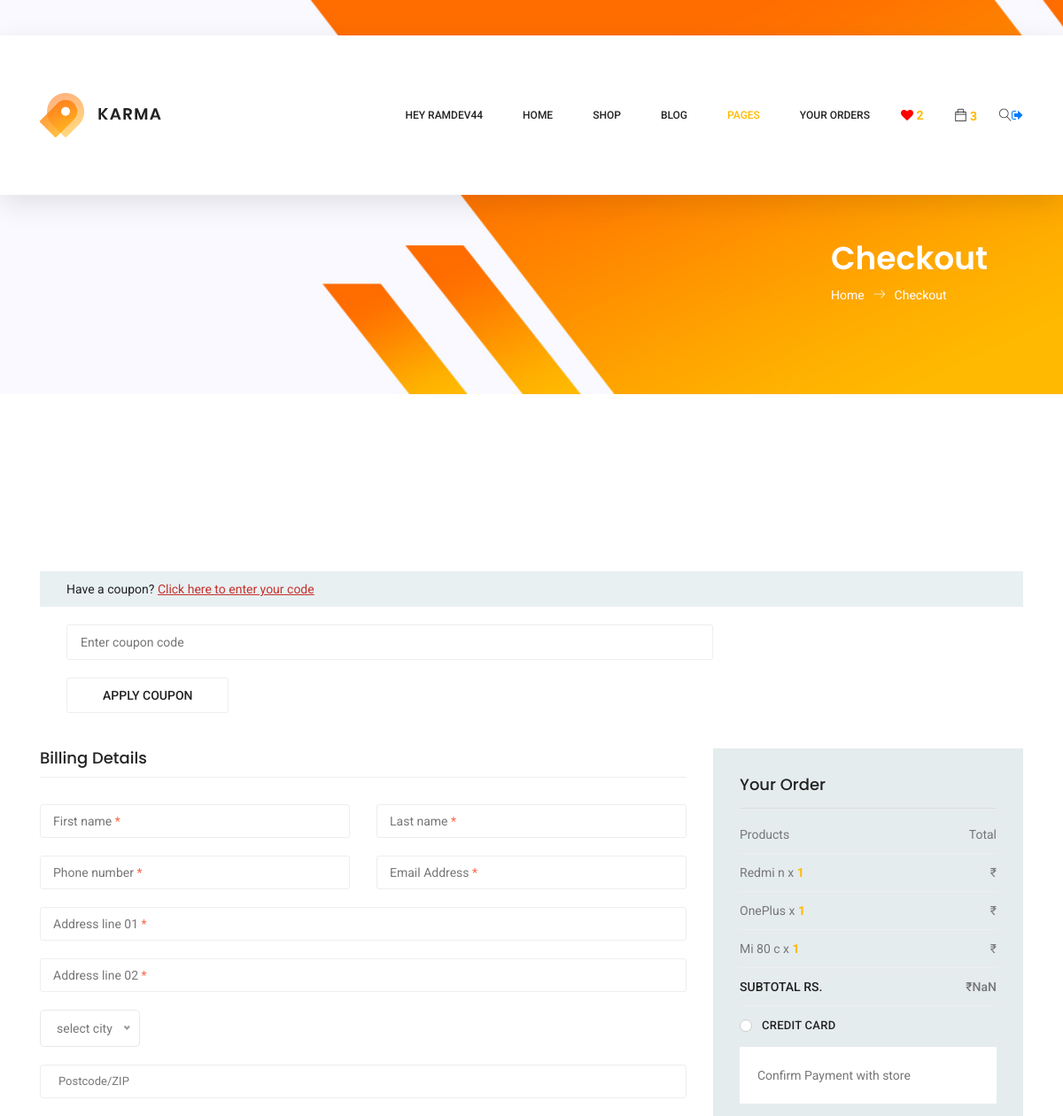
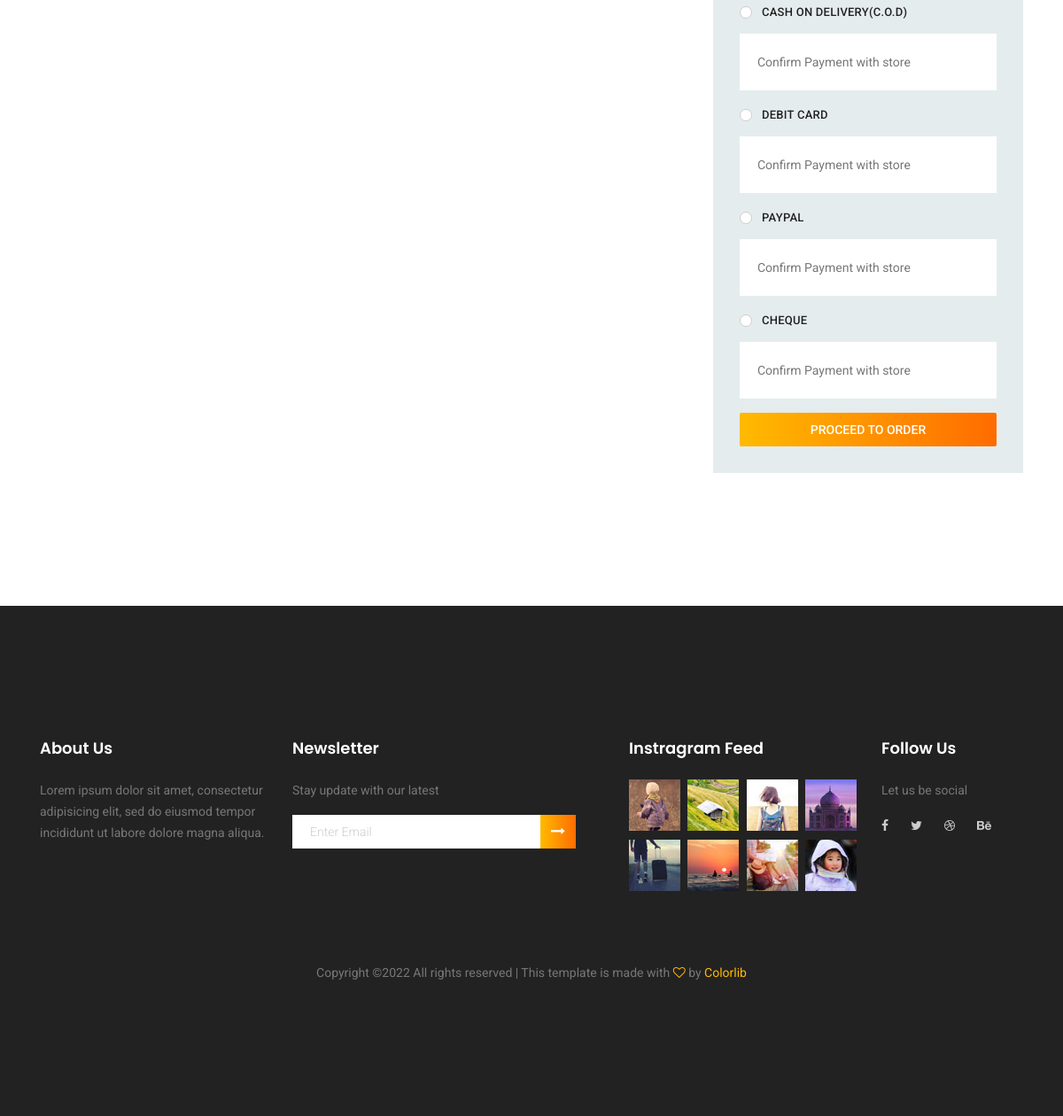
Page /product/checkout/ (signed in) on the committed database (2 pictures, top to bottom).
### product/models.py (models this page shows, shortened)
class AddToCard(models.Model):
    user_key         = models.ForeignKey(User, on_delete = models.CASCADE)
    product_key      = models.ForeignKey(ProductDetail, on_delete = models.CASCADE)
    is_wishlist      = models.BooleanField(default = False)
    product_quantity = models.IntegerField(blank = True, null = True)

class ProductDetail(models.Model):
    product_name        = models.CharField(max_length = 250)
    product_pic         = models.ImageField(upload_to = 'product/pic')
    product_price       = models.IntegerField()
    product_old_price   = models.IntegerField()
    product_category    = models.ForeignKey(ProductCategory, on_delete = models.CASCADE)
    product_brand       = models.ForeignKey(Brand, on_delete = models.CASCADE)
    product_description = models.TextField()
    product_stock       = models.IntegerField()
    slug                = models.SlugField()

class PaymentMode(models.Model):
    name = models.CharField(max_length = 100)

### product/views.py (the view)
# urls.py: path('checkout/', Checkout, name = 'checkout'),
def Checkout(request):
    data_cart = AddToCard.objects.filter(user_key = request.user)
    add_cart_count = data_cart.filter(user_key = request.user, is_wishlist = False).count()
    add_wishlist_count = data_cart.filter(user_key = request.user, is_wishlist = True).count()
    add_obj = data_cart.filter(user_key = request.user, is_wishlist = False)
    city_obj = city.objects.all()
    payment_obj = PaymentMode.objects.all()
    context = {
        'add_cart_count':add_cart_count,
        'add_wishlist_count':add_wishlist_count,
        'add_obj':add_obj,
        'city_obj':city_obj,
        'payment_obj':payment_obj,
    }
    return render(request, 'checkout.html', context)

### product/templates/checkout.html (shortened to what this page needs)
{% extends 'sample.html' %}
{% block content %}
<section class="banner-area organic-breadcrumb">
    <div class="container">
        <div class="breadcrumb-banner d-flex flex-wrap align-items-center justify-content-end">
            <div class="col-first">
                <h1>Checkout</h1>
                <nav class="d-flex align-items-center">
                    <a href="index.html">Home<span class="lnr lnr-arrow-right"></span></a>
                    <a href="single-product.html">Checkout</a>
                </nav>
            </div>
        </div>
    </div>
</section>
<section class="checkout_area section_gap">
    <div class="container">
        <div class="cupon_area">
            <div class="check_title">
                <h2>Have a coupon? <a href="#">Click here to enter your code</a></h2>
            </div>
            <input type="text" placeholder="Enter coupon code">
            <a class="tp_btn" href="#">Apply Coupon</a>
        </div>
        <div class="billing_details">
            <div class="row">
                <div class="col-lg-8">
                    <h3>Billing Details</h3>
                    <form class="row contact_form" action="{% url 'product:confirmorder' %} " method="post" novalidate="novalidate" id="confirmorder">
                        <div class="col-md-6 form-group p_star">
                            <input type="text" class="form-control" id="first" name="fname">
                            <span class="placeholder" data-placeholder="First name"></span>
                        </div>
                        <div class="col-md-6 form-group p_star">
                            <input type="text" class="form-control" id="last" name="lname">
                            <span class="placeholder" data-placeholder="Last name"></span>
                        </div>
                        <div class="col-md-6 form-group p_star">
                            <input type="text" class="form-control" id="number" name="number">
                            <span class="placeholder" data-placeholder="Phone number"></span>
                        </div>
                        <div class="col-md-6 form-group p_star">
                            <input type="text" class="form-control" id="email" name="email">
                            <span class="placeholder" data-placeholder="Email Address"></span>
                        </div>
                        <div class="col-md-12 form-group p_star">
                            <input type="text" class="form-control" id="add1" name="add1">
                            <span class="placeholder" data-placeholder="Address line 01"></span>
                        </div>
                        <div class="col-md-12 form-group p_star">
                            <input type="text" class="form-control" id="add2" name="add2">
                            <span class="placeholder" data-placeholder="Address line 02"></span>
                        </div>
                        <div class="col-md-12 form-group p_star">
                        </div>
                        <div class="col-md-12 form-group">
                            <input type="text" class="form-control" id="zip" name="zip" placeholder="Postcode/ZIP">
                        </div>
                </div>
                <div class="col-lg-4">
                    <div class="order_box">
                        <h2>Your Order</h2>
                        <ul class="list">
                            <li><a href="#">Products <span>Total</span></a></li>
                            {% for cart in add_obj %}
                            <li><a >{{cart.product_key.product_name|slice:":7"}} x <b id="quantityproduct{{forloop.counter}}"> {{cart.product_quantity}} </b> <span class="last">₹  </span></a></li>
                            {% endfor %}
                        </ul>
                        <ul class="list list_2">
                            <li><a href="#">Subtotal Rs.<span id="totalprice">  </span></a></li>
                        </ul>
                        {% for payment in payment_obj %}
                        <div class="payment_item">
                            <div class="radion_btn">
                                <label for="f-option{{forloop.counter}}">{{payment.name}}</label>
                                <div class="check"></div>
                            </div>
                            <p>Confirm Payment with store</p>
                        </div>
                        {% endfor %}
                        <a class="primary-btn" href="javascript:{document.getElementById('confirmorder').submit()}"> Proceed to Order</a>
                    </div>
                </div>
            </div>
        </div>
    </div>
</section>
{% endblock %}

### accounts/templates/sample.html (shortened to what this page needs)
{% load static %}
<!DOCTYPE html>
<html lang="zxx" class="no-js">
<head>
	<link href="http://code.jquery.com/ui/1.10.4/themes/ui-lightness/jquery-ui.css" rel="stylesheet">
	<link rel="stylesheet" href="{% static 'css/linearicons.css' %}">
	<link rel="stylesheet" href="{% static 'css/owl.carousel.css' %}">
	<link rel="stylesheet" href="{% static 'css/themify-icons.css' %}">
	<link rel="stylesheet" href="{% static 'css/font-awesome.min.css' %}">
	<link rel="stylesheet" href="{% static 'css/nice-select.css' %}">
	<link rel="stylesheet" href="{% static 'css/nouislider.min.css' %}">
	<link rel="stylesheet" href="{% static 'css/bootstrap.css' %}">
	<link rel="stylesheet" href="{% static 'css/main.css' %}">
</head>
<body>
	<header class="header_area sticky-header">
		<div class="main_menu">
			<nav class="navbar navbar-expand-lg navbar-light main_box">
				<div class="container">
					<a class="navbar-brand logo_h" href="index.html"><img src="{% static 'img/logo.png' %}" alt=""></a>
					<div class="collapse navbar-collapse offset" id="navbarSupportedContent">
						<ul class="nav navbar-nav menu_nav ml-auto">
						{% if user.is_authenticated %}
						<li class="nav-item"><a class="nav-link" href="index.html">Hey {{request.user}}</a></li>
						{% endif %}
						<li class="nav-item"><a class="nav-link" href="{% url 'accounts:home' %}">Home</a></li>
							<li class="nav-item submenu dropdown">
								<a href="#" class="nav-link dropdown-toggle" data-toggle="dropdown" role="button" aria-haspopup="true"
								 aria-expanded="false">Shop</a>
							</li>
							<li class="nav-item submenu dropdown">
								<a href="#" class="nav-link dropdown-toggle" data-toggle="dropdown" role="button" aria-haspopup="true"
								 aria-expanded="false">Blog</a>
							</li>
							<li class="nav-item submenu dropdown active">
								<a href="#" class="nav-link dropdown-toggle" data-toggle="dropdown" role="button" aria-haspopup="true"
								 aria-expanded="false">Pages</a>
							</li>
							<li class="nav-item submenu dropdown ">
								<a href="{% url 'product:myorders' %}" class="nav-link dropdown-toggle" data-toggle="dropdown" role="button" aria-haspopup="true"
								 aria-expanded="false">Your Orders</a>
							</li>
						</ul>
						<ul class="nav navbar-nav navbar-right">
							<li class="nav-item"> <a style="color:red"><i class="fa fa-heart" id="wishlist" aria-hidden="true"> </i> <b class="wishlistcount">{% if add_wishlist_count != 0 %}{{add_wishlist_count}}{% endif %}</b> </a></li>
						</ul>
						<ul class="nav navbar-nav navbar-right">
							<li class="nav-item"><a href="{% url 'product:finalcart' %}" class="cart"><span class="ti-bag" id="cart-cursor"></span></a> <b id="countdata">{% if add_cart_count != 0 %}{{add_cart_count}}{% endif %}</b></li>
							<li class="nav-item">
								<form class="" action="index.html" method="post">
								<button class="search"><span class="lnr lnr-magnifier" id="search"></span></button>
								</form>
							</li>
						</ul>
						<ul>
							{% if user.is_authenticated %}
							<a href="javascript:{document.getElementById('logout').submit()}"> <i class="fa fa-sign-out" aria-hidden="true"></i></a>
							{% endif %}
						</ul>
					</div>
				</div>
			</nav>
		</div>
	</header>
	{% block content %}
	{% endblock %}
	<footer class="footer-area section_gap">
		<div class="container">
			<div class="row">
				<div class="col-lg-3  col-md-6 col-sm-6">
					<div class="single-footer-widget">
						<h6>About Us</h6>
						<p>
							Lorem ipsum dolor sit amet, consectetur adipisicing elit, sed do eiusmod tempor incididunt ut labore dolore
							magna aliqua.
						</p>
					</div>
				</div>
				<div class="col-lg-4  col-md-6 col-sm-6">
					<div class="single-footer-widget">
						<h6>Newsletter</h6>
						<p>Stay update with our latest</p>
						<div class="" id="mc_embed_signup">
							<form target="_blank" novalidate="true" action="https://spondonit.us12.list-manage.com/subscribe/post?u=1462626880ade1ac87bd9c93a&amp;id=92a4423d01"
							 method="get" class="form-inline">
								<div class="d-flex flex-row">
									<input class="form-control" name="EMAIL" placeholder="Enter Email" onfocus="this.placeholder = ''" onblur="this.placeholder = 'Enter Email '"
									 required="" type="email">
									<button class="click-btn btn btn-default"><i class="fa fa-long-arrow-right" aria-hidden="true"></i></button>
								</div>
							</form>
						</div>
					</div>
				</div>
				<div class="col-lg-3  col-md-6 col-sm-6">
					<div class="single-footer-widget mail-chimp">
						<h6 class="mb-20">Instragram Feed</h6>
						<ul class="instafeed d-flex flex-wrap">
							<li><img src="{% static 'img/i1.jpg' %}" alt=""></li>
							<li><img src="img/i2.jpg" alt=""></li>
							<li><img src="img/i3.jpg" alt=""></li>
							<li><img src="img/i4.jpg" alt=""></li>
							<li><img src="img/i5.jpg" alt=""></li>
							<li><img src="img/i6.jpg" alt=""></li>
							<li><img src="img/i7.jpg" alt=""></li>
							<li><img src="img/i8.jpg" alt=""></li>
						</ul>
					</div>
				</div>
				<div class="col-lg-2 col-md-6 col-sm-6">
					<div class="single-footer-widget">
						<h6>Follow Us</h6>
						<p>Let us be social</p>
						<div class="footer-social d-flex align-items-center">
							<a href="#"><i class="fa fa-facebook"></i></a>
							<a href="#"><i class="fa fa-twitter"></i></a>
							<a href="#"><i class="fa fa-dribbble"></i></a>
							<a href="#"><i class="fa fa-behance"></i></a>
						</div>
					</div>
				</div>
			</div>
			<div class="footer-bottom d-flex justify-content-center align-items-center flex-wrap">
				<p class="footer-text m-0">
Copyright &copy;<script>document.write(new Date().getFullYear());</script> All rights reserved | This template is made with <i class="fa fa-heart-o" aria-hidden="true"></i> by <a href="https://colorlib.com" target="_blank">Colorlib</a>
</p>
			</div>
		</div>
	</footer>
</body>
</html>

### rows in the picture
AddToCard: product_key.product_name "Redmi n", product_quantity "1"
AddToCard: product_key.product_name "OnePlus", product_quantity "1"
AddToCard: product_key.product_name "Mi 80 c", product_quantity "1"
PaymentMode: name "CREDIT CARD"
PaymentMode: name "CASH ON DELIVERY(C.O.D)"
PaymentMode: name "DEBIT CARD"
PaymentMode: name "PAYPAL"
PaymentMode: name "CHEQUE"

### other values in the picture
{{ request.user }} "RAMDEV44"
{{ add_wishlist_count }} "2"
{{ add_cart_count }} "3"
